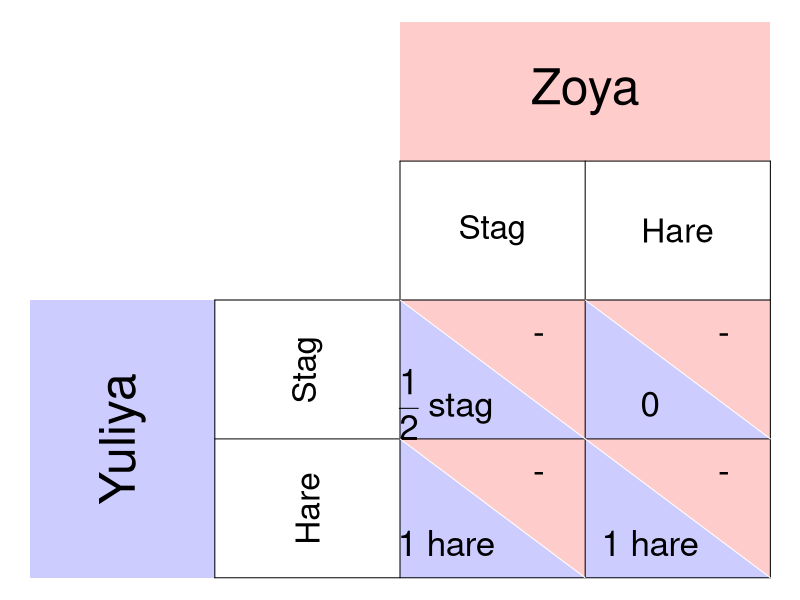

Here is the R script that generated this plot:
require(ggplot2)
require(shape)
pdf(file = "society/matrix_stag_hunt.pdf", width = 9, height = 7)

par(mar =  c(0, 0, 0, 0))
xlims <- c(0, 8)
ylims <- c(0, 8)

#TextSizes
PlayerSize <- 3
StratSize <- 2
PayoffSize <- 2.1
p1fadelevel <- 0.2
p2fadelevel <- 0.2

#Payoffs are listed as c("NW", "SW", "NE", "SE")

#Considerations for Player 1
P1Name <- c("Yuliya")
P1Strat <- c("Stag", "Hare")
#P1Strat2 <- c("(Cooperate)", "(Defect)")
P1Payoffs <- c(expression(paste(frac(1,2), " stag")), "1 hare", "0", "1 hare")
P1BR1 <- c("SW") #Must be NW or SW - the BR prints accordingly. 
P1BR2 <- c("SE") #Must be NE or SE - the BR prints accordingly. 
P1bestsize <- 2.5 #Adjusts size of point indicating best response of P1
#NW = (5, 3); SW = (5,1); NE = (7, 3); SE = (7, 1)

#Considerations for Player 2
P2Name <- c("Zoya")
P2Strat <- c("Stag", "Hare")
#P2Strat2 <- c("(P)", "(1-P)")
P2Payoffs <- c("-", "-", "-", "-")
P2BR1 <- c("NE") #Must be NW or SW - the BR prints accordingly. 
P2BR2 <- c("SE") #Must be NE or SE - the BR prints accordingly. 
P2bestsize <- 4 #Adjusts size of circle indicating best response of P1

plot(0, 0, xlim = xlims, ylim = ylims, type = "n",
     xlab = expression(""),
     ylab = expression(""),
     xaxt = "n", 
     yaxt = "n", 
     cex.lab = 2, 
     bty = "n")



#Color and label for Player 1 and their strategies
polygon(c(0,0,2,2,0), c(0,4,4,0,0), col=rgb(0, 0, 1, p1fadelevel), density=NULL, border = NA)
text(1, 2, P1Name[1], srt = 90, cex = PlayerSize)

text(3, 3, P1Strat[1], cex = StratSize, srt = 90)
#text(3.25, 3, P1Strat2[1], cex = StratSize, srt = 90)
text(3, 1, P1Strat[2], cex = StratSize, srt = 90)
#text(3.25, 1, P1Strat2[2], cex = StratSize, srt = 90)


#Color and label for Player 2
polygon(c(4,4,8,8,4), c(8,6,6,8,8), col=rgb(1, 0, 0, p2fadelevel), density=NULL, border = NA)
text(6, 7, P2Name[1], cex = PlayerSize)

text(5, 5, P2Strat[1], cex = StratSize)
#text(5, 4.75, P2Strat2[1], cex = StratSize)
text(7, 5, P2Strat[2], cex = StratSize)
#text(7, 4.75, P2Strat2[2], cex = StratSize)

#NorthWest cell 
#P1
polygon(c(4,4,6,4), c(4,2,2,4), col=rgb(0, 0, 1, p1fadelevel), density=NULL, border = NA)
#P2
polygon(c(4,6,6,4), c(4,4,2,4), col=rgb(1, 0, 0, p2fadelevel), density=NULL, border = NA)

#P1
text(4.5, 2.5, P1Payoffs[1], cex = PayoffSize)
#P2
text(5.5, 3.5, P2Payoffs[1], cex = PayoffSize)

#SouthWest cell  
#P1
polygon(c(4,4,6,4), c(2,0,0,2), col=rgb(0, 0, 1, p1fadelevel), density=NULL, border = NA)
#P2
polygon(c(4,6,6,4), c(2,2,0,2), col=rgb(1, 0, 0, p2fadelevel), density=NULL, border = NA)

#P1
text(4.5, 0.5, P1Payoffs[2], cex = PayoffSize)
#P2
text(5.5, 1.5, P2Payoffs[2], cex = PayoffSize)


#NorthEast cell 
#P1
polygon(c(6,6,8,6), c(4,2,2,4), col=rgb(0, 0, 1, p1fadelevel), density=NULL, border = NA)
#P2
polygon(c(6,8,8,6), c(4,4,2,4), col=rgb(1, 0, 0, p2fadelevel), density=NULL, border = NA)
#P1
text(6.7, 2.5, P1Payoffs[3], cex = PayoffSize)
#P2
text(7.5, 3.5, P2Payoffs[3], cex = PayoffSize)

#SouthEast cell 
#P1
polygon(c(6,6,8,6), c(2,0,0,2), col=rgb(0, 0, 1, p1fadelevel), density=NULL, border = NA)
#P2
polygon(c(6,8,8,6), c(2,2,0,2), col=rgb(1, 0, 0, p2fadelevel), density=NULL, border = NA)
#P1
text(6.7, 0.5, P1Payoffs[4], cex = PayoffSize)
#P2
text(7.5, 1.5, P2Payoffs[4], cex = PayoffSize)


#Lines for the Table
segments(8, 0, 8, 6, lty = 1, col = "black")
segments(4, 6, 8, 6, lty = 1, col = "black")
segments(2, 0, 2, 4, lty = 1, col = "black")
segments(2, 0, 8, 0, lty = 1, col = "black")
segments(2, 4, 8, 4, lty = 1, col = "black")
segments(4, 0, 4, 6, lty = 1, col = "black")
segments(2, 2, 8, 2, lty = 1, col = "black")
segments(6, 0, 6, 6, lty = 1, col = "black")

#Diagonals
#NW
segments(4, 4, 6, 2, lty = 1, col = "white")
#NE
segments(6, 4, 8, 2, lty = 1, col = "white")
#SW
segments(4, 2, 6, 0, lty = 1, col = "white")
#Se
segments(6, 2, 8, 0, lty = 1, col = "white")


# #Best responses 
# #P1 
# if (P1BR1[1] == "NW"){
#   points(5, 3, pch = 16, col = "black", cex = P1bestsize)
# } else{points(5, 1, pch = 16, col = "black", cex = P1bestsize)
# }
# 
# if (P1BR2[1] == "NE"){
#   points(7, 3, pch = 16, col = "black", cex = P1bestsize)
# } else{points(7, 1, pch = 16, col = "black", cex = P1bestsize)
# }
# 
# 
# #P2
# if (P2BR1[1] == "NW"){
#   points(5, 3, pch = 1, col = "black", cex = P2bestsize)
# } else{points(7, 3, pch = 1, col = "black", cex = P2bestsize)
# }
# 
# if (P2BR2[1] == "SW"){
#   points(5, 1, pch = 1, col = "black", cex = P2bestsize)
# } else{points(7, 1, pch = 1, col = "black", cex = P2bestsize)
# }

dev.off()
